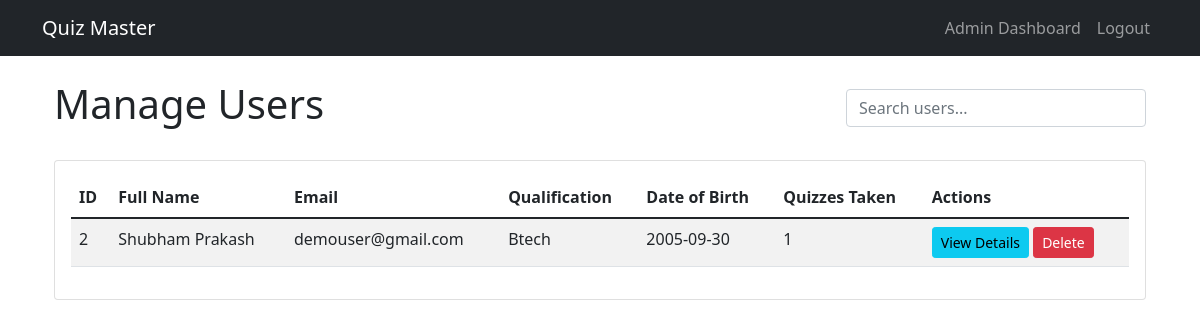
Before: /admin/users (signed in) with the older database file.
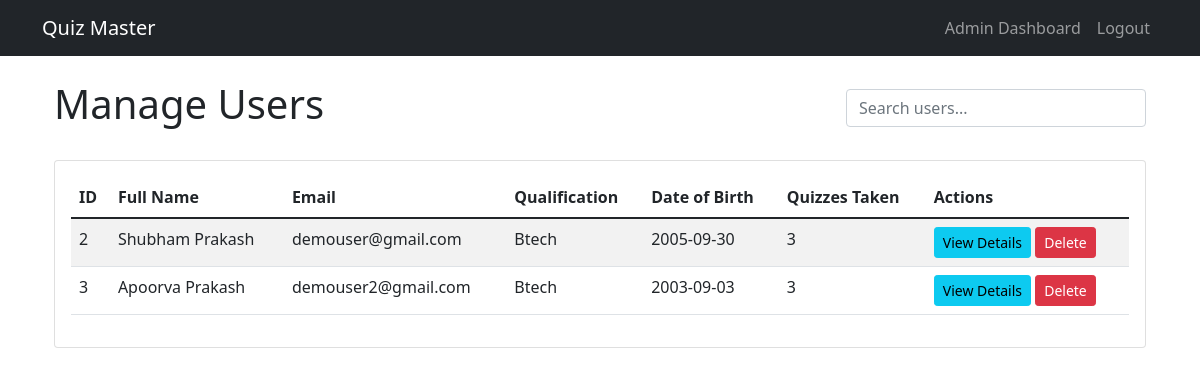
After: the same page with the newer database file.
### models/models.py (models this page shows)
class User(UserMixin, db.Model):
    id = db.Column(db.Integer, primary_key=True)
    username = db.Column(db.String(120), unique=True, nullable=False)
    password = db.Column(db.String(200), nullable=False)
    full_name = db.Column(db.String(100), nullable=False)
    qualification = db.Column(db.String(100))
    dob = db.Column(db.Date)
    is_admin = db.Column(db.Boolean, default=False)
    quiz_scores = db.relationship('Score', backref='user', lazy=True)

### controllers/admin.py (the view)
@admin.route('/admin/users')
@login_required
@admin_required
def manage_users():
    users = User.query.filter_by(is_admin=False).all()
    return render_template('admin/users.html', users=users)

### app.py (called while the page is built)
@login_manager.user_loader
def load_user(user_id):
    return User.query.get(int(user_id))

### controllers/admin.py (called while the page is built)
def admin_required(f):
    @wraps(f)
    def decorated_function(*args, **kwargs):
        if not current_user.is_authenticated or not current_user.is_admin:
            flash('Access denied.', 'danger')
            return redirect(url_for('auth.login'))
        return f(*args, **kwargs)
    return decorated_function

### templates/admin/users.html (shortened to what this page needs)
{% extends "base.html" %}
{% block content %}
<div class="container">
    <div class="d-flex justify-content-between align-items-center mb-4">
        <h1>Manage Users</h1>
        <div>
            <input type="text" id="userSearch" class="form-control" placeholder="Search users...">
        </div>
    </div>
    <div class="card">
        <div class="card-body">
            <div class="table-responsive">
                <table class="table table-striped" id="usersTable">
                    <thead>
                        <tr>
                            <th>ID</th>
                            <th>Full Name</th>
                            <th>Email</th>
                            <th>Qualification</th>
                            <th>Date of Birth</th>
                            <th>Quizzes Taken</th>
                            <th>Actions</th>
                        </tr>
                    </thead>
                    <tbody>
                        {% for user in users %}
                        <tr>
                            <td>{{ user.id }}</td>
                            <td>{{ user.full_name }}</td>
                            <td>{{ user.username }}</td>
                            <td>{{ user.qualification }}</td>
                            <td>{{ user.dob.strftime('%Y-%m-%d') }}</td>
                            <td>{{ user.quiz_scores|length }}</td>
                            <td>
                                <button class="btn btn-sm btn-info"
                                        onclick="viewUserDetails({{ user.id }})"
                                        data-bs-toggle="modal"
                                        data-bs-target="#userDetailsModal">
                                    View Details
                                </button>
                                <a href="{{ url_for('admin.delete_user', id=user.id) }}"
                                   class="btn btn-sm btn-danger"
                                   onclick="return confirm('Are you sure you want to delete this user?')">
                                    Delete
                                </a>
                            </td>
                        </tr>
                        {% endfor %}
                    </tbody>
                </table>
            </div>
        </div>
    </div>
</div>
{% endblock %}

### templates/base.html (shortened to what this page needs)
<!DOCTYPE html>
<html lang="en">
<head>
    <link href="https://cdn.jsdelivr.net/npm/bootstrap@5.1.3/dist/css/bootstrap.min.css" rel="stylesheet">
    <link rel="stylesheet" href="{{ url_for('static', filename='css/style.css') }}">
</head>
<body>
    <nav class="navbar navbar-expand-lg navbar-dark bg-dark">
        <div class="container">
            <a class="navbar-brand" href="/">Quiz Master</a>
            <div class="collapse navbar-collapse" id="navbarNav">
                <ul class="navbar-nav ms-auto">
                    {% if current_user.is_authenticated %}
                        {% if current_user.is_admin %}
                            <li class="nav-item">
                                <a class="nav-link" href="{{ url_for('admin.dashboard') }}">Admin Dashboard</a>
                            </li>
                        {% else %}
                            <li class="nav-item">
                                <a class="nav-link" href="{{ url_for('user.dashboard') }}">Dashboard</a>
                            </li>
                        {% endif %}
                        <li class="nav-item">
                            <a class="nav-link" href="{{ url_for('auth.logout') }}">Logout</a>
                        </li>
                    {% endif %}
                </ul>
            </div>
        </div>
    </nav>
    <div class="container mt-4">
        {% block content %}{% endblock %}
    </div>
</body>
</html>

### templates/admin/users.html (style rules this page uses)
#userSearch { min-width: 300px; }
.table th { white-space: nowrap; }

Changed rows visible on the page:
computed for User "Shubham Prakash": quiz_scores|length "1" → "3"
added User: id "3", full_name "Apoorva Prakash", username "demouser2@gmail.com", qualification "Btech", dob "2003-09-03", quiz_scores|length "3"
